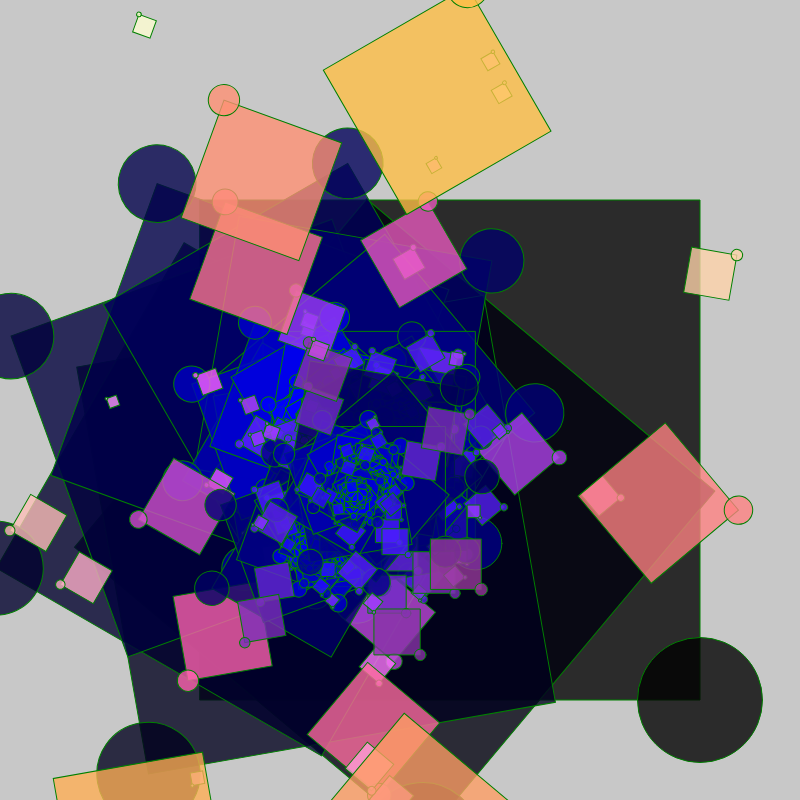
Frame 1 (no input)
Frame 60 (no input): identical to frame 1, image omitted
Frame 120 (the mouse pressed at the canvas centre since frame 60): identical to frame 1, image omitted

The p5.js sketch that drew this single still picture (run headless with seeded random() and noise() and a simulated clock; from frame 60 on, the mouse is pressed at the canvas centre):

// p5.js sketch
// ── sketch.js
// Create a Fractal
// Ethan Meachem
// 4/16/2025

function setup() {
  angleMode(DEGREES);
  createCanvas(800, 800);
  stroke('green')
  
}

function draw() {
  background(200);
  translate(200,200);
  createFractal(0,0,500,0);
}
function createFractal(x,y,w,c){
  if(w > 10){
    fill(x*2,y/1.3,c,200);
    square(x,y,w);
    circle(x+w,y+w,w/4);
    translate(w/3,w/100-6);
    rotate(40);
    createFractal(0,0,w/1.1,c+15);
    createFractal(x+w/2,y+w/2,w/3,c+70);
  }
}
